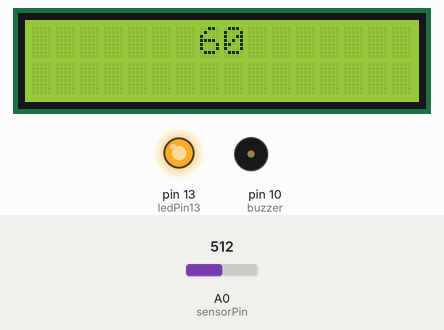
Bench run of a sketch on a simulated Arduino Uno, built with avr-gcc and run on an emulated ATmega328P. Shown: 16×2 character LCD, output pins drawn as LEDs (lit = HIGH), buzzer (waves = sounding). The test bench sets the inputs (shaded band); at power-on: A0 (sensorPin) = 512. What the sketch prints to the serial monitor is not drawn.

Above: at 1.2 s.
1.3 s: A0 (sensorPin) set to 129
At 1.9 s:
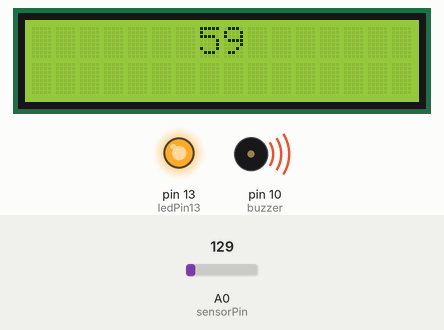
3.4 s: A0 (sensorPin) set to 113
At 4.3 s:
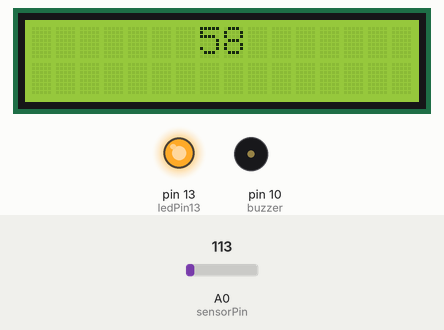
5.5 s: A0 (sensorPin) set to 20
At 6.3 s:
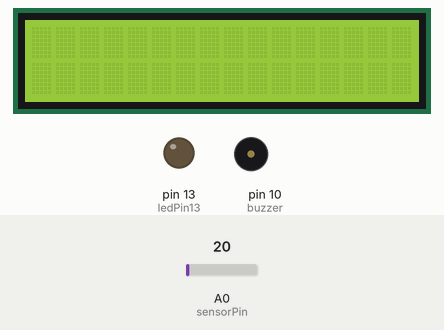
Timing chart, 0 to 8.5 s (numbered marks = the images above; inputs shaded):
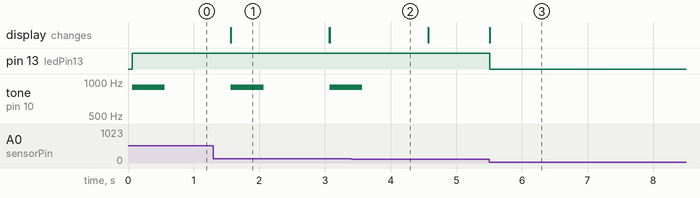

Measured:
- the behaviour switches between 121 and 120 on A0 (sensorPin) (found by bisection; images 1 and 2)
- after the input at 3.4 s, tone on pin 10 (buzzer): goes on until 3.6 s, then stays silent
- after the input at 5.5 s, pin 13 (ledPin13): HIGH → LOW at once
- what the display in image 1 shows lasts 1.5 s, from 1.6 s to 3.1 s

The sketch:

Projeto_Desculpe_estava_Ocupada.ino
```cpp
//Autor: Fábio R. Nóbrega
//Artista: Lays Santos

//Carrega a biblioteca LiquidCrystalpara Display LCD 1602
#include <LiquidCrystal.h>

int tempo = 60; // Estabelece o valor inicial que aparece no display
const int buzzer = 10;
const int sensorPin = A0; // Porta do Sensor LDR Analógico
int ledPin13 = 13; // Led para Debug
int sensorValue = 0; // Varavel criada para alcance da sencibilidade do LDR
int tempoDuracao = tempo; // Valor de duração da contagem regreciva

//Define os pinos que serão utilizados para ligação ao display
LiquidCrystal lcd(12, 11, 5, 4, 3, 2);

void setup()
{
  pinMode(sensorPin, INPUT); // Estabelece conecção física com o LDR
  pinMode(ledPin13, OUTPUT);// // Estabelece conecção física com o LED
  pinMode(buzzer, OUTPUT); // Conecção Buzzer
  //Define o número de colunas e linhas do LCD
  lcd.begin(16, 2); // Inicia o Display
  Serial.begin(9600);// inicia Conecção com porta Serial Monitor e Plotter
}

void loop()
{
  sensorValue = analogRead(sensorPin);
  Serial.println(sensorValue);

  if (sensorValue <= 110) {
    noTone(buzzer); // Deliga Buzzer
    digitalWrite(ledPin13, LOW); // Deliga Led
    lcd.noDisplay();// Deliga o Display
    tempoDuracao = tempo;  // Reinicia o valor da variavel
  }

  if  (sensorValue > 120 ) {

    digitalWrite(ledPin13, HIGH);

    lcd.display();//Liga a tela

    if ((tempoDuracao < tempo + 1) && (tempoDuracao > -1)) {
      lcd.setCursor(7, 0);//Posiciona o cursor na coluna 7, linha 1;
      tone(buzzer, 900); //Ligando o buzzer com uma frequencia de 900 hz.
      lcd.print(tempoDuracao--);

      delay(500);
      noTone(buzzer);//Desligando o buzzer. Gerando BIP
      delay(1000);
      lcd.clear();

    } else {
      lcd.clear();//Posiciona o cursor na coluna 0, linha 0;
      lcd.setCursor(0, 0);//Envia o texto entre aspas para o LCD
      lcd.print("Desculpe eu estava ocupada...");//Posiciona o cursor na coluna 0, linha 1;

      //Rolagem para a esquerda
      for (int posicao = 0; posicao < 30; posicao++)
      {
        lcd.scrollDisplayLeft();
        delay(300);
        tone(buzzer, 900); // Buzzer tocando constante
      }
    }
  }
}
```
